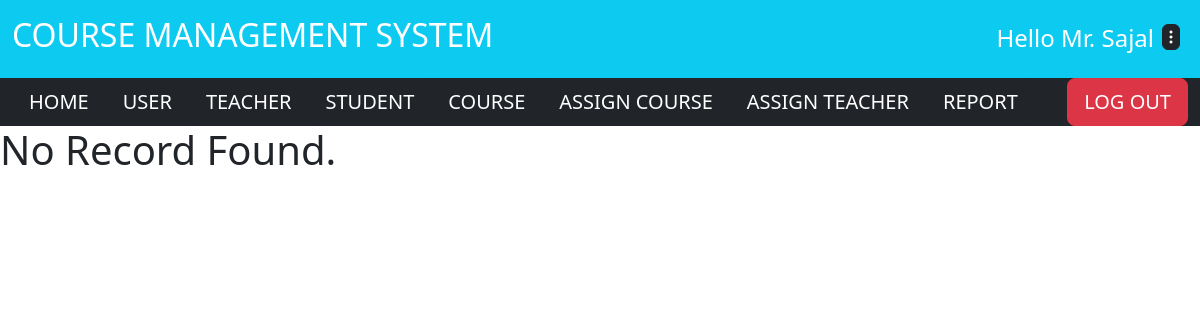
The page /student/mycertificate.php (signed in) on the database as committed earlier.
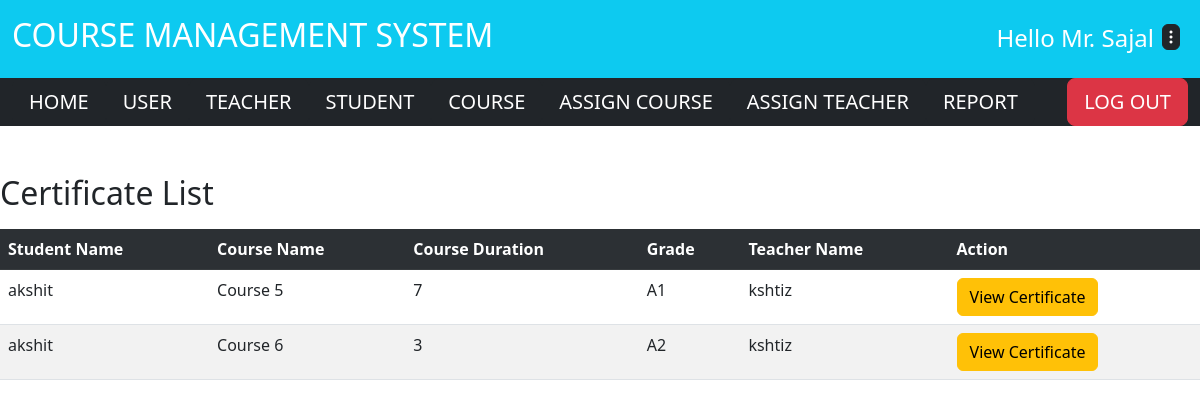
The same page on the database as committed later.
### tables this page shows
CREATE TABLE `certificate` (
  `certificate_id` int(11) NOT NULL,
  `courseId` int(5) NOT NULL,
  `studentId` int(11) NOT NULL,
  `studentName` varchar(20) NOT NULL,
  `studentEmail` varchar(50) NOT NULL,
  `courseName` varchar(20) NOT NULL,
  `grade` varchar(5) NOT NULL,
  `courseDuration` int(11) NOT NULL COMMENT 'in months',
  `teacherName` varchar(20) NOT NULL
);

### student/mycertificate.php (the view)
<?php
     include('D:\xampp\htdocs\test\common\header.php');
     include 'D:\xampp\htdocs\test\common\config.php';
     $certificate_sql = "SELECT * FROM certificate WHERE studentId='".$_SESSION['id']."'";
     $certificate_result = mysqli_query($conn, $certificate_sql) or die("Query Failed.");
    if(mysqli_num_rows($certificate_result) > 0){
?>
		<div class="mt-5">
		    <h2>Certificate List</h2>
		    <table class="table table-striped mt-3">
			        <tr class="table-dark">
			            <th>Student Name</th>
			            <th>Course Name</th>
			            <th>Course Duration</th>
			            <th>Grade</th>
			            <th>Teacher Name</th>
			            <th>Action</th>
			        </tr>
<?php
	    while ($certificate = mysqli_fetch_assoc($certificate_result)) {
	                echo "<tr>";
		                echo "<td>".$certificate['studentName']."</td>";
		                echo "<td>".$certificate['courseName']."</td>";
		                echo "<td>".$certificate['courseDuration']."</td>";
		                echo "<td>".$certificate['grade']."</td>";
		                echo "<td>".$certificate['teacherName']."</td>";
		                echo "<td> <div class='btn-group'> <a class='btn btn-warning ' href='http://localhost/test/common/view_certificate.php?certificate_id=".$certificate['certificate_id']."'>View Certificate</a></div> </td>";
	                echo "</tr>";
	           }
	        echo "</table>";
	}else{
		echo "<h1>No Record Found.</h1>";
	}
	include('D:\xampp\htdocs\test\common\footer.php');
?>

### common/header.php (shortened to what this page needs)
<!DOCTYPE html>
<html>
<head>
    <link rel="stylesheet" type="text/css" href="http://localhost/test/common/bootstrap.css">
    <link rel="stylesheet" href="https://cdn.jsdelivr.net/npm/bootstrap-icons@1.10.5/font/bootstrap-icons.css">
</head>
<body>
    <div class="container-fluid">
        <div class="row bg-info py-2 d-flex flex-row py-3">
            <div class="col-md-6">
                <h2 class="text-white">COURSE MANAGEMENT SYSTEM</h2>
            </div>
            <div class="col-md-6 d-flex justify-content-end">
                <div>
                <h4 class="text-capitalize text-white pt-2 "> Hello Mr. <?= $_SESSION['name']; ?>  </h4>
                </div>
                <div>
                <button type="button" class="btn btn-dark m-2 p-0 h4" data-bs-toggle="modal" data-bs-target="#exampleModal">
                <i class="bi bi-three-dots-vertical text-white"></i>
                </button>
                </div>
            </div>
        </div>
<?php
if($_SESSION['role'] == "USER"){
?>
        <div class="row">
           <nav class="d-flex justify-content-between bg-dark">
            <ul class="nav">
               <li class="nav-item">
                  <a class="btn btn-dark btn-lg " href="http://localhost/test/user/home.php">
                  HOME
                  </a>
               </li>
               <li class="nav-item">
                  <a class="btn btn-dark btn-lg " href="http://localhost/test/user/index.php">
                  USER
                  </a>
               </li>
               <li class="nav-item">
                  <a class="btn btn-dark btn-lg " href="http://localhost/test/teacher/index.php">
                  TEACHER
                  </a>
               </li>
               <li class="nav-item">
                  <a class="btn btn-dark btn-lg" href="http://localhost/test/student/index.php">
                  STUDENT
                  </a>
               </li>
               <li class="nav-item">
                  <a class="btn btn-dark btn-lg" href="http://localhost/test/course/index.php">
                  COURSE
                  </a>
               </li>
               <li class="nav-item">
                  <a class="btn btn-dark btn-lg" href="http://localhost/test/common/assign_course.php">
                  ASSIGN COURSE
                  </a>
               </li>
               <li class="nav-item">
                  <a class="btn btn-dark btn-lg" href="http://localhost/test/common/assign_teacher.php">
                  ASSIGN TEACHER
                  </a>
               </li>
               <li class="nav-item">
                  <a class="btn btn-dark btn-lg" href="http://localhost/test/teacher/report.php">
                  REPORT
                  </a>
               </li>
            </ul>
            <a class="btn btn-danger  btn-lg" href="http://localhost/test/common/logout.php">
              LOG OUT
            </a>
           </nav>
        </div>
<?php
      }
?>
        </div>

### common/footer.php (shortened to what this page needs)
</div>
</body>
</html>

Rows that differ between the two databases and show on the page:
added certificate: studentName "akshit", courseName "Course 5", courseDuration "7", grade "A1", teacherName "kshtiz"
added certificate: studentName "akshit", courseName "Course 6", courseDuration "3", grade "A2", teacherName "kshtiz"
Other text that changed with them:
text no longer shown: "No Record Found."
text now shown: "Certificate List Student Name Course Name Course Duration Grade Teacher Name Action"
